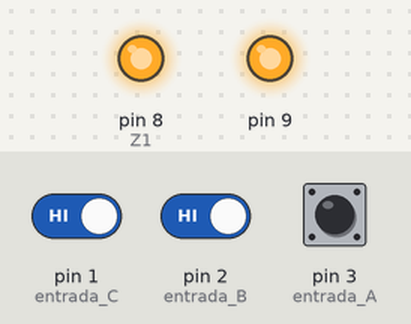
Bench run of a sketch on a simulated Arduino Uno, built with avr-gcc and run on an emulated ATmega328P. Parts: output pins drawn as LEDs (lit = HIGH). The inputs (shaded band) are chosen by the test bench; at power-on: pin 1 (entrada_C) HIGH, pin 2 (entrada_B) HIGH, pin 3 (entrada_A) HIGH.

Above: at 1.2 s.
1.3 s: pin 1 (entrada_C) driven LOW and pin 2 (entrada_B) driven LOW
At 2.4 s:
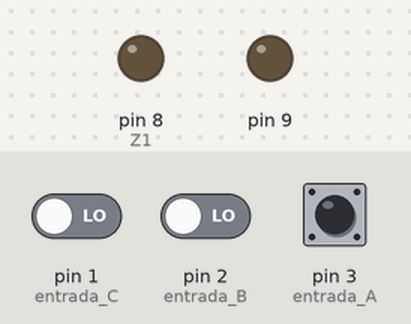
2.8 s: pin 1 (entrada_C) driven HIGH
At 3.6 s:
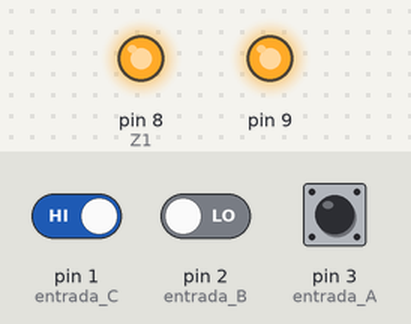
4.3 s: pin 1 (entrada_C) driven LOW
At 4.7 s:
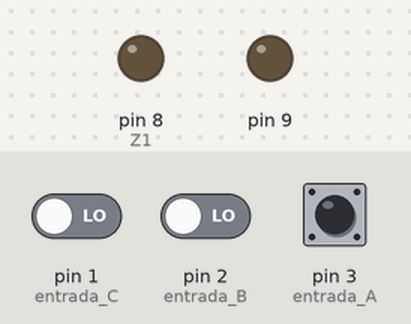
Timing chart, 0 to 7.3 s (numbered marks = the images above; inputs shaded):
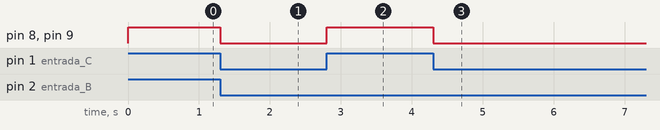

The sketch:

LEYES5.ino
```cpp
//Autor:Dario Jorge Iglesias
boolean C,B,A,Z1,Z2;
void setup(){
 pinMode(1,INPUT_PULLUP);//entrada C
 pinMode(2,INPUT_PULLUP);//entrada B
 pinMode(3,INPUT_PULLUP);//entrada A
 pinMode(8,OUTPUT);//Z1=(B+C).(B+A)
 pinMode(9,OUTPUT);}//Z2=B+(C.A)
void loop()
{
 C=digitalRead(1);//Variables
 B=digitalRead(2);//de entrada
 A=digitalRead(3);
 Z1=(B|C)&(B|A);//FUNCIÓN Z1
 Z2=B|(C&A);//FUNCIÓN Z2
 digitalWrite(8,Z1);//Actualizaciones
 digitalWrite(9,Z2);//de salida
}
```

Measured:
- after the input at 1.3 s, pin 8 (Z1), pin 9: HIGH → LOW at once
- after the input at 2.8 s, pin 8 (Z1), pin 9: LOW → HIGH at once
- after the input at 4.3 s, pin 8 (Z1), pin 9: HIGH → LOW at once
